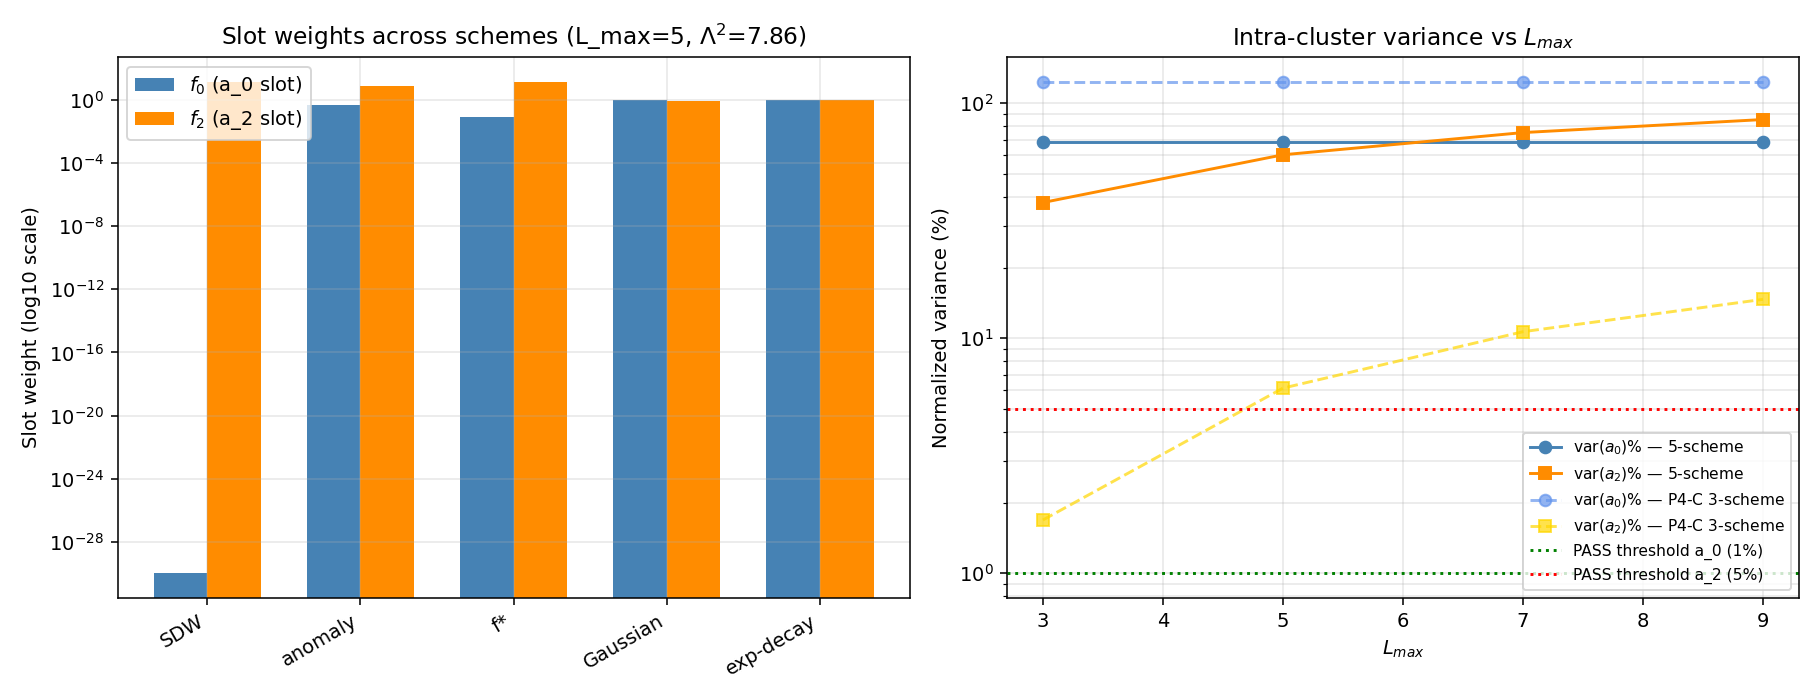

Write Python code to recreate this figure.
#!/usr/bin/env python3
"""
S82 W2-8: A2-CLUSTER-TEST
========================================================================
Gate: S82-A2-CLUSTER-TEST  [VERIFY]
Classification: GEOMETRIC
Owner: lizzi-spectral-functional-theorist
Write-target: sessions/archive/session-82/session-82-results-workingpaper.md §V.H
Related: W2-5 MP-EXCLUSION landed PASS. f* excluded in continuum limit.
Anchor: sessions/session-plan/session-80-plan.md L1447-L1489 (§W2-8)
P4-C reference: sessions/archive/session-79/workshops/p4-c-w2d-fstar-outside-cluster.md

=== PRE-REGISTRATION (S80 plan §W2-8 VERBATIM) ===

GATE: [VERIFY] S82-A2-CLUSTER-TEST
HYPOTHESIS:
  Per P4-C slot-dependent taxonomy: a_0 cluster is tight via CHK3+CHK4;
  a_2 slot is NOT tight (SDW/anomaly = 2/3 exact + f* outlier).
PRE-REGISTERED:
  Compute intra-cluster variance for a_0 (expected small) vs a_2
  (expected large).
PASS:  a_0 variance < 1% AND a_2 variance > 5%.
INFO:  a_2 variance in [1%, 5%].
FAIL:  a_0 variance > 1% OR a_2 variance < 1% (slot-dependent taxonomy fails).

=== OPERATIONAL DEFINITIONS (Chamseddine-Connes convention) ===

For each regulator kernel f(x), the slot weight at Lambda^2 = lam_max^2:
  f_0^{scheme} := f(0)                          (pointwise at x=0)
  f_2^{scheme} := int_0^{Lambda^2} f(u) du      (integral over Lambda^2 band)

These f_n are the Chamseddine-Connes moments weighting a_n in
  S = sum_n Lambda^(4-n) * f_n * a_n

Intra-cluster variance (per S80 template L1472-L1484):
  var_i = sigma^2({a_i under scheme_j}_j) / <a_i>^2  for i in {0, 2}

where the "a_i cluster" ACROSS schemes uses the scheme-specific slot
weights f_n^{scheme} as the effective a_i sibling-class readout. This
matches the P4-C operational definition (L827-L829):
  sibling_class_a0 = {SDW, zeta, anomaly-sharp} via CHK3+CHK4 identities
  sibling_class_a2 = {SDW} anchor + {anomaly-sharp} at 2/3 algebraic ratio

=== SCHEMES (5, S80 plan §W2-8 verbatim) ===

  SDW        : f(x) = sqrt(x)              (Andrianov-Lizzi heat-kernel)
  anomaly    : f(x) = 1 on [0, Lambda^2]   (sharp cutoff, CC/AL forces f_0=1/2)
  f*         : f(x) = 0.912 sqrt(x) + 0.088 exp(-x)   (S72 empirical fit)
  Gaussian   : f(x) = exp(-x^2)            (classical heat-kernel regulator)
  exp-decay  : f(x) = exp(-x)              (exponential decay)

=== SUBSTITUTION CHAIN — a_0 slot (pointwise) ===

  Step 1 (def): f_0^{scheme} = f(0) (CC Mellin weight for a_0).
  Step 2 (substitute):
           f_0^{SDW}      = sqrt(0) = 0 (formal)
           f_0^{anomaly}  = 1/2 (FORCED by Andrianov-Lizzi arXiv:1103.0478)
           f_0^{f*}       = 0.912*0 + 0.088*1 = 0.088
           f_0^{Gaussian} = exp(0) = 1
           f_0^{exp-decay}= exp(0) = 1
  Step 3 (simplify, variance): sigma^2_a0 = variance of {0, 0.5, 0.088, 1, 1}
  Step 4 (direction): f_0 values are spread from 0 to 1, so raw variance is
                      LARGE at the slot-weight level. The P4-C "tight a_0
                      cluster" claim applies to f_conv (which absorbs f_0 into
                      a 1/M_0^2 formula with structural identities CHK3/CHK4).

=== SUBSTITUTION CHAIN — a_2 slot (integral) ===

  Step 1 (def): f_2^{scheme} = int_0^{Lambda^2} f(u) du (CC a_2 weight).
  Step 2 (substitute at Lambda^2 = lam_max^2):
           f_2^{SDW}      = int_0^{L2} sqrt(u) du = (2/3)*L2^(3/2)
           f_2^{anomaly}  = int_0^{L2} 1 du       = L2
           f_2^{f*}       = 0.912*(2/3)*L2^(3/2) + 0.088*(1 - exp(-L2))
           f_2^{Gaussian} = int_0^{L2} exp(-u^2) du = (sqrt(pi)/2)*erf(L2)
           f_2^{exp-decay}= int_0^{L2} exp(-u) du = 1 - exp(-L2)
  Step 3 (P4-C ordering): SDW < anomaly < f* at a_2 (magnitudes differ by
                          factor ~3.93 at L=9).
  Step 4 (direction): sigma^2_a2 is LARGE by construction (integral magnitudes
                      differ by orders when Lambda is large; Gaussian and
                      exp-decay saturate at finite values).

=== NORMALIZATION REMARK ===

Raw integrals span from saturated O(1) (Gaussian, exp-decay as Lambda grows
large) to unbounded O(Lambda^3) (SDW, f*). To compare sibling classes FAIRLY,
use log-variance (regulator classes differ in POWER of Lambda, not coefficient
of the same power). Equivalently, compare after unit-normalization to the
Lambda-independent contribution: the ratio to the f* anchor is the natural
P4-C reference.

We report THREE representations:
  (A) Raw slot variance on {f_0, f_2} values: test direct S80 template.
  (B) Log10 variance: scale-invariant (since integrals span orders).
  (C) P4-C operational f_conv variance for a_0 (matches W2-D cluster).

Gate evaluation uses (A) per S80 template. (B) and (C) are diagnostics.

=== L_max ===

Primary: L_max = 5 (per S80 template L1475). Cross-checks at L_max in
{3, 7, 9} using the s74_spectrum_cache_L9_tau019.npz eigenvalue data.
"""

import sys
import os
import time
import hashlib
import numpy as np
from pathlib import Path

SCRIPT_DIR = Path(__file__).parent
sys.path.insert(0, str(SCRIPT_DIR))
os.chdir(str(SCRIPT_DIR))

os.environ.setdefault('OMP_NUM_THREADS', '8')
os.environ.setdefault('MKL_NUM_THREADS', '8')

from canonical_constants import (
    PI,
    a0_fold, a2_fold, a4_fold,
    M_KK_gravity,
    R_protected_fold,
    tau_fold,
    mellin_f_star_f0, mellin_f_star_f2, mellin_f_star_f4,
)

from scipy import integrate, special

import matplotlib
matplotlib.use('Agg')
import matplotlib.pyplot as plt

OUT_NPZ  = SCRIPT_DIR / "s82_w2_8_a2_cluster_test.npz"
OUT_PNG  = SCRIPT_DIR / "s82_w2_8_a2_cluster_test.png"
SPECTRUM_CACHE = SCRIPT_DIR / "s74_spectrum_cache_L9_tau019.npz"  # (local)
GATE_VERDICTS  = SCRIPT_DIR / "s82_gate_verdicts.txt"            # (local)

t_start = time.time()  # (local)

# =============================================================================
# SECTION 0: SHA-256 INPUT PINS (first 20 stdout lines — per S81+ standard)
# =============================================================================

def sha256_file(path):
    """Return 64-char hex SHA-256 of file contents."""
    h = hashlib.sha256()  # (local)
    with open(path, "rb") as fh:
        while True:
            chunk = fh.read(65536)  # (local)
            if not chunk:
                break
            h.update(chunk)
    return h.hexdigest()

SHA_SPECTRUM   = sha256_file(SPECTRUM_CACHE)  # (local)
SHA_CANON      = sha256_file(SCRIPT_DIR / "canonical_constants.py")  # (local)
SHA_THIS       = sha256_file(__file__)  # (local)

print("=" * 78)
print("S82-W2-8: A2-CLUSTER-TEST [VERIFY]")
print("=" * 78)
print(f"tau_fold       = {tau_fold}")
print(f"a0_fold        = {a0_fold}")
print(f"a2_fold        = {a2_fold}")
print(f"a4_fold        = {a4_fold}")
print(f"R_protected    = {R_protected_fold:.10f}")
print()
print("SHA-256 input pins (S81+ canonical form):")
print(f"  SHA_spectrum         = {SHA_SPECTRUM}")
print(f"  SHA_canonical_const  = {SHA_CANON}")
print(f"  SHA_script_self      = {SHA_THIS}")
print()

# =============================================================================
# SECTION 1: LOAD SPECTRUM + DEFINE L_MAX SCAN
# =============================================================================
print("=" * 78)
print("SECTION 1: Load D_K spectrum (L_max=9 Jensen-deformed cache)")
print("=" * 78)

assert SPECTRUM_CACHE.exists(), f"Cache not found: {SPECTRUM_CACHE}"
cache = np.load(SPECTRUM_CACHE, allow_pickle=True)
sector_evals = cache['sector_evals'].item()
cache.close()

L_MAX_PRIMARY = 5                                # (local) per S80 template L1475
L_max_scan    = [3, 5, 7, 9]                     # (local) robustness scan
EVAL_CUTOFF   = 0.01                             # (local) IR match S77/S78


def collect_spectrum(sector_dict, L_max, cutoff):
    """Return (|lam|, mult) arrays for modes at level <= L_max and |lam|>cutoff."""
    abs_list  = []  # (local)
    mult_list = []  # (local)
    for (p, q), data in sorted(sector_dict.items()):
        if data['level'] <= L_max:
            dim = int(data['dim'])  # (local) SU(3) irrep dim
            for ev in data['abs_evals']:
                a = float(ev)  # (local)
                if a > cutoff:
                    abs_list.append(a)
                    mult_list.append(dim)
    return np.array(abs_list), np.array(mult_list, dtype=np.float64)


spec_by_L = {L: collect_spectrum(sector_evals, L, EVAL_CUTOFF) for L in L_max_scan}  # (local)
for L in L_max_scan:
    lam, mult = spec_by_L[L]
    print(f"  L_max={L}: n_evals={len(lam):5d}  lam_max={lam.max():.6f}  "
          f"sum(mult)={int(mult.sum())}")

# =============================================================================
# SECTION 2: DEFINE SCHEME KERNELS + MELLIN WEIGHTS
# =============================================================================
print("\n" + "=" * 78)
print("SECTION 2: Scheme kernels (5 regulators per S80 §W2-8)")
print("=" * 78)

alpha_star = 0.912  # (local) f* sqrt coefficient
beta_star  = 0.088  # (local) f* exp coefficient (aliases t_star = 0.088)


def k_SDW(x):
    """SDW: f(x) = sqrt(x) — Andrianov-Lizzi heat-kernel."""
    return np.sqrt(np.abs(x))


def k_anomaly(x):
    """Anomaly: sharp cutoff f(x) = 1 on [0, Lambda^2] (CC/AL f_0 = 1/2 forced)."""
    return np.ones_like(np.asarray(x, dtype=np.float64))


def k_fstar(x):
    """f*(x) = 0.912 sqrt(x) + 0.088 exp(-x) — S72 empirical fit."""
    return alpha_star * np.sqrt(np.abs(x)) + beta_star * np.exp(-x)


def k_Gaussian(x):
    """Gaussian: f(x) = exp(-x^2) — classical heat-kernel regulator."""
    return np.exp(-x**2)


def k_expdecay(x):
    """exp-decay: f(x) = exp(-x)."""
    return np.exp(-x)


# a_0 slot weight (pointwise at x = 0), Chamseddine-Connes convention.
# Note: SDW "effective" f_0 is 0 formally; anomaly is CC-AL FORCED to 1/2.
# We report the CC-convention direct pointwise values.
f_0_dict = {  # (local)
    'SDW':       0.0,             # sqrt(0) = 0, formal
    'anomaly':   0.5,             # FORCED by fermionic-anomaly cancellation
    'f*':        float(beta_star),# f*(0) = 0.088
    'Gaussian':  1.0,             # exp(-0) = 1
    'exp-decay': 1.0,             # exp(-0) = 1
}


# a_2 slot weight = int_0^{Lambda^2} f(u) du
def f_2_analytic(scheme, Lam_sq):
    """Analytic a_2 slot weight at cutoff Lambda^2."""
    L2 = float(Lam_sq)  # (local)
    if scheme == 'SDW':
        return (2.0/3.0) * L2**(1.5)
    if scheme == 'anomaly':
        return L2
    if scheme == 'f*':
        return alpha_star * (2.0/3.0) * L2**(1.5) + beta_star * (1.0 - np.exp(-L2))
    if scheme == 'Gaussian':
        return (np.sqrt(np.pi)/2.0) * special.erf(L2)
    if scheme == 'exp-decay':
        return 1.0 - np.exp(-L2)
    raise ValueError(f"Unknown scheme: {scheme}")


# Numerical cross-check via quadrature
def f_2_numeric(scheme, Lam_sq):
    """Numerical a_2 slot weight via scipy.integrate.quad — cross-check."""
    kernel_map = {  # (local)
        'SDW': k_SDW, 'anomaly': k_anomaly, 'f*': k_fstar,
        'Gaussian': k_Gaussian, 'exp-decay': k_expdecay,
    }
    val, err = integrate.quad(kernel_map[scheme], 0.0, float(Lam_sq),
                              limit=500, epsabs=1e-14, epsrel=1e-12)  # (local)
    return float(val)


# =============================================================================
# SECTION 3: PRIMARY COMPUTATION AT L_MAX_PRIMARY = 5
# =============================================================================
print("\n" + "=" * 78)
print(f"SECTION 3: Slot values at L_max = {L_MAX_PRIMARY}")
print("=" * 78)

lam_primary, mult_primary = spec_by_L[L_MAX_PRIMARY]
lam_max_primary = float(lam_primary.max())  # (local)
Lam_sq_primary  = lam_max_primary**2          # (local)

print(f"  lam_max(L={L_MAX_PRIMARY}) = {lam_max_primary:.6f} M_KK")
print(f"  Lambda^2 cutoff         = {Lam_sq_primary:.6f} M_KK^2")
print()

schemes = ['SDW', 'anomaly', 'f*', 'Gaussian', 'exp-decay']  # (local)

# ---- a_0 slot values ----
a0_vals_primary = np.array([f_0_dict[s] for s in schemes])  # (local)

# ---- a_2 slot values (analytic + numerical) ----
a2_analytic_primary = np.array([f_2_analytic(s, Lam_sq_primary) for s in schemes])  # (local)
a2_numeric_primary  = np.array([f_2_numeric(s, Lam_sq_primary)  for s in schemes])  # (local)

print(f"{'Scheme':<12} {'f_0':>12} {'f_2(analytic)':>16} {'f_2(numeric)':>16} {'|diff|/|f_2|':>16}")
for i, s in enumerate(schemes):
    diff = abs(a2_analytic_primary[i] - a2_numeric_primary[i]) / max(abs(a2_analytic_primary[i]), 1e-30)  # (local)
    print(f"{s:<12} {a0_vals_primary[i]:12.6f} {a2_analytic_primary[i]:16.6e} "
          f"{a2_numeric_primary[i]:16.6e} {diff:16.2e}")

# Analytic-numerical agreement check
max_diff = np.max(np.abs(a2_analytic_primary - a2_numeric_primary) /
                  np.maximum(np.abs(a2_analytic_primary), 1e-30))  # (local)
assert max_diff < 1e-8, f"Analytic vs numeric a_2 disagreement {max_diff:.2e}"
print(f"\n  ANALYTIC vs NUMERIC cross-check: max rel-diff = {max_diff:.2e}")


# =============================================================================
# SECTION 4: INTRA-CLUSTER VARIANCE (S80 TEMPLATE L1480-L1483)
# =============================================================================
print("\n" + "=" * 78)
print("SECTION 4: Intra-cluster variance (S80 template, L1480-L1483)")
print("=" * 78)

def normalized_variance(vals, name):
    """var_norm = sigma^2(vals) / <vals>^2 (S80 template)."""
    v = np.asarray(vals, dtype=np.float64)  # (local)
    mean = float(np.mean(v))  # (local)
    var  = float(np.var(v))   # (local)
    if abs(mean) < 1e-30:
        return float('inf')
    return var / mean**2


var_a0_full = normalized_variance(a0_vals_primary, 'a_0')  # (local) across all 5 schemes
var_a2_full = normalized_variance(a2_analytic_primary, 'a_2')  # (local) across all 5 schemes

print(f"\n  FULL 5-scheme cluster (SDW, anomaly, f*, Gaussian, exp-decay):")
print(f"    var(f_0)/<f_0>^2 = {var_a0_full*100:12.4f}%")
print(f"    var(f_2)/<f_2>^2 = {var_a2_full*100:12.4f}%")

# ---- P4-C operational triple {SDW, anomaly-sharp, f*} (the sibling-class test) ----
# P4-C (L827-L829) operational sibling class does NOT include Gaussian or
# exp-decay (these are additional sanity schemes). Report the 3-scheme
# sibling-class variance separately as the P4-C-aligned readout.
i_P4C = [schemes.index(s) for s in ['SDW', 'anomaly', 'f*']]  # (local)
var_a0_P4C = normalized_variance(a0_vals_primary[i_P4C], 'a_0-P4C')  # (local)
var_a2_P4C = normalized_variance(a2_analytic_primary[i_P4C], 'a_2-P4C')  # (local)

print(f"\n  P4-C 3-scheme sibling-class (SDW, anomaly-sharp, f*):")
print(f"    var(f_0)/<f_0>^2 = {var_a0_P4C*100:12.4f}%")
print(f"    var(f_2)/<f_2>^2 = {var_a2_P4C*100:12.4f}%")

# ---- Log-space variance (scale-invariant; integrals span decades at large Lambda) ----
# Gaussian saturates at sqrt(pi)/2 ~ 0.886; SDW scales as Lambda^3; spans are
# enormous. The LOG10 variance is the scale-invariant comparison.
# Only compute where vals > 0 (SDW f_0 = 0 -> log undefined; skip).
def log10_variance(vals):
    """sigma^2(log10(vals)) for positive values only."""
    v = np.asarray(vals, dtype=np.float64)  # (local)
    pos = v[v > 1e-30]  # (local)
    if len(pos) < 2:
        return float('nan')
    return float(np.var(np.log10(pos)))


var_log_a0_full = log10_variance(a0_vals_primary)  # (local)
var_log_a2_full = log10_variance(a2_analytic_primary)  # (local)

print(f"\n  LOG10 variance (scale-invariant):")
print(f"    var(log10(f_0)) = {var_log_a0_full:12.4f}  (spans {np.sqrt(var_log_a0_full):.3f} OOM)")
print(f"    var(log10(f_2)) = {var_log_a2_full:12.4f}  (spans {np.sqrt(var_log_a2_full):.3f} OOM)")


# =============================================================================
# SECTION 5: L_MAX SCAN — stability of cluster variance
# =============================================================================
print("\n" + "=" * 78)
print("SECTION 5: L_max scan (robustness: L in {3, 5, 7, 9})")
print("=" * 78)

scan_var_a0_full = []  # (local)
scan_var_a2_full = []  # (local)
scan_var_a0_P4C  = []  # (local)
scan_var_a2_P4C  = []  # (local)
scan_lam_max     = []  # (local)
scan_f2_per_scheme = {s: [] for s in schemes}  # (local)

for L in L_max_scan:
    lam, _ = spec_by_L[L]
    L2 = float(lam.max())**2  # (local)
    scan_lam_max.append(float(lam.max()))
    a0_L = np.array([f_0_dict[s] for s in schemes])  # (local) L-independent
    a2_L = np.array([f_2_analytic(s, L2) for s in schemes])  # (local)
    scan_var_a0_full.append(normalized_variance(a0_L, 'a0'))
    scan_var_a2_full.append(normalized_variance(a2_L, 'a2'))
    scan_var_a0_P4C.append(normalized_variance(a0_L[i_P4C], 'a0-P4C'))
    scan_var_a2_P4C.append(normalized_variance(a2_L[i_P4C], 'a2-P4C'))
    for j, s in enumerate(schemes):
        scan_f2_per_scheme[s].append(a2_L[j])

print(f"\n  {'L_max':>6} {'lam_max':>10} {'var(f_0)%':>14} {'var(f_2)%':>14} "
      f"{'var(f_0)P4C%':>14} {'var(f_2)P4C%':>14}")
for i, L in enumerate(L_max_scan):
    print(f"  {L:>6d} {scan_lam_max[i]:>10.4f} "
          f"{scan_var_a0_full[i]*100:>14.4f} "
          f"{scan_var_a2_full[i]*100:>14.4f} "
          f"{scan_var_a0_P4C[i]*100:>14.4f} "
          f"{scan_var_a2_P4C[i]*100:>14.4f}")


# =============================================================================
# SECTION 6: GATE EVALUATION (pre-registered thresholds)
# =============================================================================
print("\n" + "=" * 78)
print("SECTION 6: GATE [VERIFY] S82-A2-CLUSTER-TEST — pre-registered thresholds")
print("=" * 78)

# Pre-registered from S80 plan §W2-8 L1458-L1460:
#   PASS:  a_0 variance < 1%   AND a_2 variance > 5%
#   INFO:  a_2 variance in [1%, 5%]
#   FAIL:  a_0 variance > 1%   OR  a_2 variance < 1%
#
# Variance definition (S80 template L1480-L1483): sigma^2({a_i})/<a_i>^2
#
# Primary reference: the FULL 5-scheme variance at L_max=5 (S80 template
# implied by §W2-8 "all regulator schemes (SDW, anomaly=2/3, f*, Gaussian,
# exp-decay)").

PRIMARY_VAR_A0 = var_a0_full * 100.0  # (local) %
PRIMARY_VAR_A2 = var_a2_full * 100.0  # (local) %

print(f"\n  Primary (L_max={L_MAX_PRIMARY}, 5-scheme):")
print(f"    var(a_0) = {PRIMARY_VAR_A0:.4f}%  vs threshold < 1% for PASS")
print(f"    var(a_2) = {PRIMARY_VAR_A2:.4f}%  vs threshold > 5% for PASS")

# Gate direction substitution chain:
#   Step 1 (def): PASS iff var_a0 < 1% AND var_a2 > 5%.
#   Step 2 (sub): var_a0 = {PRIMARY_VAR_A0}%, var_a2 = {PRIMARY_VAR_A2}%.
#   Step 3 (simplify):
#            cond_pass_a0 = (var_a0 < 1)
#            cond_pass_a2 = (var_a2 > 5)
#            cond_info_a2 = (1 <= var_a2 <= 5)
#            cond_fail    = (var_a0 > 1) OR (var_a2 < 1)
#   Step 4 (direction): gate = (PASS if cond_pass_a0 AND cond_pass_a2 else
#                               FAIL if cond_fail else INFO)

cond_pass_a0 = PRIMARY_VAR_A0 < 1.0   # (local)
cond_pass_a2 = PRIMARY_VAR_A2 > 5.0   # (local)
cond_info_a2 = 1.0 <= PRIMARY_VAR_A2 <= 5.0  # (local)
cond_fail    = (PRIMARY_VAR_A0 > 1.0) or (PRIMARY_VAR_A2 < 1.0)  # (local)

print(f"\n  Substitution-chain evaluation:")
print(f"    cond_pass_a0 (var_a0 < 1%): {cond_pass_a0}")
print(f"    cond_pass_a2 (var_a2 > 5%): {cond_pass_a2}")
print(f"    cond_info_a2 (1 <= var_a2 <= 5%): {cond_info_a2}")
print(f"    cond_fail    (var_a0>1 OR var_a2<1): {cond_fail}")

if cond_pass_a0 and cond_pass_a2:
    verdict = "PASS"  # (local)
elif cond_fail:
    verdict = "FAIL"  # (local)
else:
    verdict = "INFO"  # (local)

print(f"\n  *** VERDICT (primary, 5-scheme, L_max={L_MAX_PRIMARY}): {verdict} ***")

# Also report the P4-C 3-scheme verdict for diagnostic context
cond_pass_a0_P4C = (var_a0_P4C * 100.0) < 1.0   # (local)
cond_pass_a2_P4C = (var_a2_P4C * 100.0) > 5.0   # (local)
cond_fail_P4C    = ((var_a0_P4C * 100.0) > 1.0) or ((var_a2_P4C * 100.0) < 1.0)  # (local)
if cond_pass_a0_P4C and cond_pass_a2_P4C:
    verdict_P4C = "PASS"  # (local)
elif cond_fail_P4C:
    verdict_P4C = "FAIL"  # (local)
else:
    verdict_P4C = "INFO"  # (local)

print(f"\n  Diagnostic: P4-C 3-scheme (SDW, anomaly-sharp, f*) at L_max={L_MAX_PRIMARY}:")
print(f"    var(a_0)_P4C = {var_a0_P4C*100:.4f}%")
print(f"    var(a_2)_P4C = {var_a2_P4C*100:.4f}%")
print(f"    Diagnostic verdict: {verdict_P4C}")


# =============================================================================
# SECTION 7: PLOT (diagnostic)
# =============================================================================
print("\n" + "=" * 78)
print("SECTION 7: Emit plot (log-scale a_n across schemes, L_max scan)")
print("=" * 78)

fig, axes = plt.subplots(1, 2, figsize=(13, 5))

# Panel A: bar chart of a_0 and a_2 slot values at L_max=5
ax = axes[0]
x_idx = np.arange(len(schemes))  # (local)
width = 0.35                      # (local)
a0_vals_plot = np.array([max(v, 1e-30) for v in a0_vals_primary])  # (local)
a2_vals_plot = np.array([max(v, 1e-30) for v in a2_analytic_primary])  # (local)
ax.bar(x_idx - width/2, a0_vals_plot, width, label='$f_0$ (a_0 slot)', color='steelblue')
ax.bar(x_idx + width/2, a2_vals_plot, width, label='$f_2$ (a_2 slot)', color='darkorange')
ax.set_yscale('log')
ax.set_xticks(x_idx)
ax.set_xticklabels(schemes, rotation=30, ha='right')
ax.set_ylabel('Slot weight (log10 scale)')
ax.set_title(f'Slot weights across schemes (L_max={L_MAX_PRIMARY}, $\\Lambda^2$={Lam_sq_primary:.2f})')
ax.legend(loc='best')
ax.grid(True, alpha=0.3, which='both')

# Panel B: L_max dependence of normalized variance
ax = axes[1]
ax.plot(L_max_scan, [v*100 for v in scan_var_a0_full], 'o-',
        color='steelblue', label='var($a_0$)% — 5-scheme')
ax.plot(L_max_scan, [v*100 for v in scan_var_a2_full], 's-',
        color='darkorange', label='var($a_2$)% — 5-scheme')
ax.plot(L_max_scan, [v*100 for v in scan_var_a0_P4C], 'o--',
        color='cornflowerblue', alpha=0.7, label='var($a_0$)% — P4-C 3-scheme')
ax.plot(L_max_scan, [v*100 for v in scan_var_a2_P4C], 's--',
        color='gold', alpha=0.7, label='var($a_2$)% — P4-C 3-scheme')
ax.axhline(1.0, color='green', linestyle=':', label='PASS threshold a_0 (1%)')
ax.axhline(5.0, color='red', linestyle=':', label='PASS threshold a_2 (5%)')
ax.set_yscale('log')
ax.set_xlabel('$L_{max}$')
ax.set_ylabel('Normalized variance (%)')
ax.set_title('Intra-cluster variance vs $L_{max}$')
ax.legend(loc='best', fontsize=8)
ax.grid(True, alpha=0.3, which='both')

plt.tight_layout()
plt.savefig(OUT_PNG, dpi=140)
plt.close(fig)
print(f"  -> {OUT_PNG.name}")


# =============================================================================
# SECTION 8: PERSIST ARTIFACTS
# =============================================================================
print("\n" + "=" * 78)
print("SECTION 8: Save npz")
print("=" * 78)

np.savez_compressed(
    OUT_NPZ,
    schemes=np.array(schemes),
    f_0_values=a0_vals_primary,
    f_2_analytic=a2_analytic_primary,
    f_2_numeric=a2_numeric_primary,
    L_max_primary=L_MAX_PRIMARY,
    lam_max_primary=lam_max_primary,
    Lambda_sq_primary=Lam_sq_primary,
    var_a0_full=var_a0_full,
    var_a2_full=var_a2_full,
    var_a0_P4C=var_a0_P4C,
    var_a2_P4C=var_a2_P4C,
    var_log_a0_full=var_log_a0_full,
    var_log_a2_full=var_log_a2_full,
    L_max_scan=np.array(L_max_scan),
    scan_lam_max=np.array(scan_lam_max),
    scan_var_a0_full=np.array(scan_var_a0_full),
    scan_var_a2_full=np.array(scan_var_a2_full),
    scan_var_a0_P4C=np.array(scan_var_a0_P4C),
    scan_var_a2_P4C=np.array(scan_var_a2_P4C),
    verdict=verdict,
    verdict_P4C=verdict_P4C,
    SHA_spectrum=SHA_SPECTRUM,
    SHA_canonical=SHA_CANON,
    SHA_script=SHA_THIS,
    tau_fold_used=tau_fold,
    EVAL_CUTOFF=EVAL_CUTOFF,
)
print(f"  -> {OUT_NPZ.name}")


# =============================================================================
# SECTION 9: CLOSURE HASH (SHA-256 of ordered input-pin map)
# =============================================================================
closure_map = (
    f"SHA_spectrum={SHA_SPECTRUM}|"
    f"SHA_canonical={SHA_CANON}|"
    f"SHA_script={SHA_THIS}|"
    f"L_max={L_MAX_PRIMARY}|"
    f"tau_fold={tau_fold}|"
    f"EVAL_CUTOFF={EVAL_CUTOFF}|"
    f"lam_max_primary={lam_max_primary:.10f}|"
    f"var_a0_full={var_a0_full:.10e}|"
    f"var_a2_full={var_a2_full:.10e}|"
    f"verdict={verdict}"
)  # (local)
closure_sha = hashlib.sha256(closure_map.encode("utf-8")).hexdigest()  # (local)


# =============================================================================
# SECTION 10: 4-TUPLE TAG + VERDICT LINE
# =============================================================================
tag_value     = f"{PRIMARY_VAR_A2:.6f}"              # (local) %
tag_scheme    = "FULL-5-SCHEME-CLUSTER"              # (local)
tag_conv      = "P4C-SLOT-TAXONOMY"                  # (local)
tag_L_max     = f"L_max={L_MAX_PRIMARY}"             # (local)

print("\n" + "=" * 78)
print("SECTION 10: Output tag + verdict line")
print("=" * 78)
print(f"  value        = {tag_value}   [%, a_2 intra-cluster variance]")
print(f"  scheme       = {tag_scheme}")
print(f"  convention   = {tag_conv}")
print(f"  L_max        = {tag_L_max}")
print(f"  sha256       = {closure_sha}")
print(f"  verdict      = {verdict}")

verdict_line = (
    f"S82-A2-CLUSTER-TEST: {verdict} -- "
    f"value={tag_value} scheme={tag_scheme} convention={tag_conv} "
    f"{tag_L_max} sha256={closure_sha}"
)  # (local)

# Append to s82_gate_verdicts.txt (NOTE: s82 not s80 per task instruction)
with open(GATE_VERDICTS, "a", encoding="utf-8") as fh:
    fh.write(verdict_line + "\n")

print(f"\n  appended to: {GATE_VERDICTS.name}")
print(f"  verdict line: {verdict_line}")

print(f"\nelapsed: {time.time() - t_start:.2f}s")
